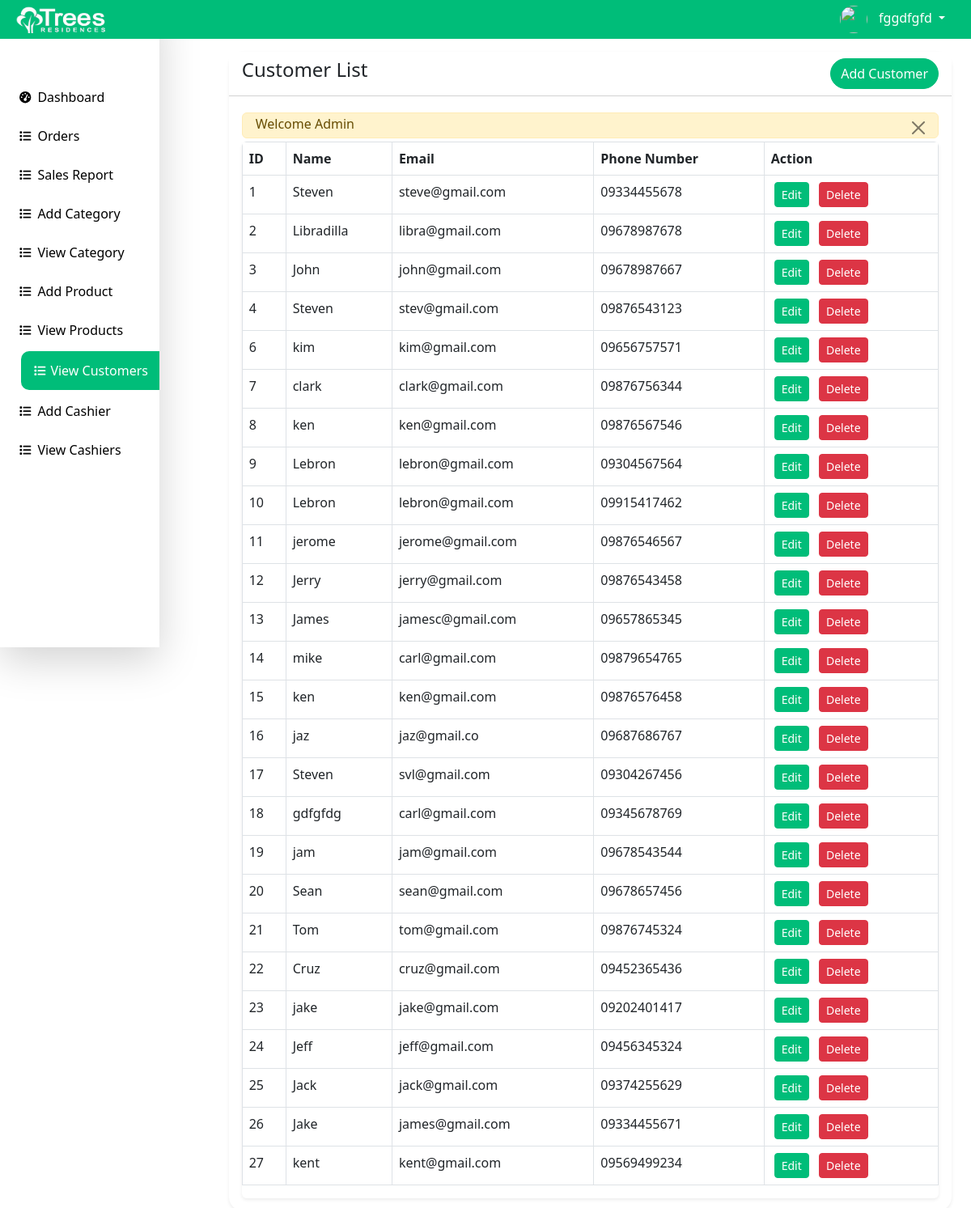
/Inventory/inventory/customer-list.php (signed in), run on the app's committed database.
### tables this page shows
CREATE TABLE `customers` (
  `id` int(11) NOT NULL,
  `name` varchar(255) NOT NULL,
  `email` varchar(255) DEFAULT NULL,
  `phone` varchar(255) DEFAULT NULL,
  `created_at` date NOT NULL DEFAULT current_timestamp()
);

### Inventory/inventory/customer-list.php (the view, shortened to what this page needs)
<?php include('includes/header.php'); ?>
<div class="container-fluid px-4">
     <div class="card mt-2 shadow-sm">
        <div class="card-header bg-white">
            <h4 class="mb-0">Customer List
                <a href="customer-create.php" class="btn btn-success float-end rounded-5">Add Customer</a>
            </h4>
        </div>
        <div class="card-body">
        <?php
            $customers = getAll('customers');
            if (mysqli_num_rows($customers) > 0) {
            ?>
            <div class="table-responsive shadow-sm rounded-2">
                <table class="table table-bordered" id="datatablesSimple">
                    <thead>
                        <tr>
                            <th>ID</th>
                            <th>Name</th>
                            <th>Email</th>
                            <th>Phone Number</th>
                            <th>Action</th>
                        </tr>
                    </thead>
                    <tbody>
                        <?php foreach($customers as $item) : ?>
                        <tr>
                            <td><?php echo $item['id'] ?></td>
                            <td><?php echo $item['name'] ?></td>
                            <td><?php echo $item['email'] ?></td>
                            <td><?php echo $item['phone'] ?></td>
                            <td>
                                <a href="customer-edit.php?id=<?php echo $item['id']; ?>" class="btn btn-success btn-sm mx-1">Edit</a>
                                <button onclick="confirmDelete2(<?php echo $item['id']; ?>)" class="btn btn-danger btn-sm mx-1">Delete</button>
                            </td>
                        </tr>
                        <?php endforeach; ?>
                    </tbody>
                </table>
            </div>
            <?php
            } else {
                echo '<h4 class="mb-0">No Record found</h4>';
            }
        ?>
        </div>
     </div>
</div>
<?php include('includes/footer.php'); ?>

### Inventory/inventory/includes/header.php (style rules this page uses)
.container-fluid { background: #fff; }
.card { border-radius: 18px; border: 0px; background: #fff; }
table { background: #fff; }
.btn-success { background: #00BD79; color: white; border: 1px solid #00BD79; }

### data on the page
customers: id "1", name "Steven", email "steve@gmail.com", phone "09334455678"
customers: id "2", name "Libradilla", email "libra@gmail.com", phone "09678987678"
customers: id "3", name "John", email "john@gmail.com", phone "09678987667"
customers: id "4", name "Steven", email "stev@gmail.com", phone "09876543123"
customers: id "6", name "kim", email "kim@gmail.com", phone "09656757571"
customers: id "7", name "clark", email "clark@gmail.com", phone "09876756344"
customers: id "8", name "ken", email "ken@gmail.com", phone "09876567546"
customers: id "9", name "Lebron", email "lebron@gmail.com", phone "09304567564"
customers: id "10", name "Lebron", email "lebron@gmail.com", phone "09915417462"
customers: id "11", name "jerome", email "jerome@gmail.com", phone "09876546567"
customers: id "12", name "Jerry", email "jerry@gmail.com", phone "09876543458"
customers: id "13", name "James", email "jamesc@gmail.com", phone "09657865345"
customers: id "14", name "mike", email "carl@gmail.com", phone "09879654765"
customers: id "15", name "ken", email "ken@gmail.com", phone "09876576458"
customers: id "16", name "jaz", email "jaz@gmail.co", phone "09687686767"
customers: id "17", name "Steven", email "svl@gmail.com", phone "09304267456"
customers: id "18", name "gdfgfdg", email "carl@gmail.com", phone "09345678769"
customers: id "19", name "jam", email "jam@gmail.com", phone "09678543544"
customers: id "20", name "Sean", email "sean@gmail.com", phone "09678657456"
customers: id "21", name "Tom", email "tom@gmail.com", phone "09876745324"
customers: id "22", name "Cruz", email "cruz@gmail.com", phone "09452365436"
customers: id "23", name "jake", email "jake@gmail.com", phone "09202401417"
customers: id "24", name "Jeff", email "jeff@gmail.com", phone "09456345324"
customers: id "25", name "Jack", email "jack@gmail.com", phone "09374255629"
customers: id "26", name "Jake", email "james@gmail.com", phone "09334455671"
customers: id "27", name "kent", email "kent@gmail.com", phone "09569499234"

### other printed values
$_SESSION['loggedInUser']['name'] "fggdfgfd"
$_SESSION['status'] "Welcome Admin"
